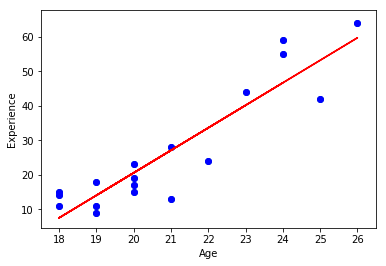

The Python source for this figure:
#!/usr/bin/env python3
# -*- coding: utf-8 -*-
"""
Created on Mon Oct 15 09:48:17 2018

@author: mirkan
"""

# import libraries
import pandas as pd
import matplotlib.pyplot as plt
from sklearn.linear_model import LinearRegression

# read from data
df = pd.read_csv("team.csv", encoding="latin-1")

x = df.Age.values.reshape(-1, 1)
y = df.Experience.values.reshape(-1, 1)

linear_reg = LinearRegression()
linear_reg.fit(x, y)

y_head = linear_reg.predict(x)

plt.scatter(x, y, color="blue")
plt.plot(x, y_head, color="red")
plt.xlabel("Age")
plt.ylabel("Experience")
plt.show()

# show how to find b0 and b1
# y = b0 + b1*x

b0 = linear_reg.predict(0)
print("b0: ",b0)
b0_ = linear_reg.intercept_
print("b0_: ",b0_)   # y eksenini kestigi nokta, intercept
    
b1 = linear_reg.coef_
print("b1: ",b1)   # egim slope
